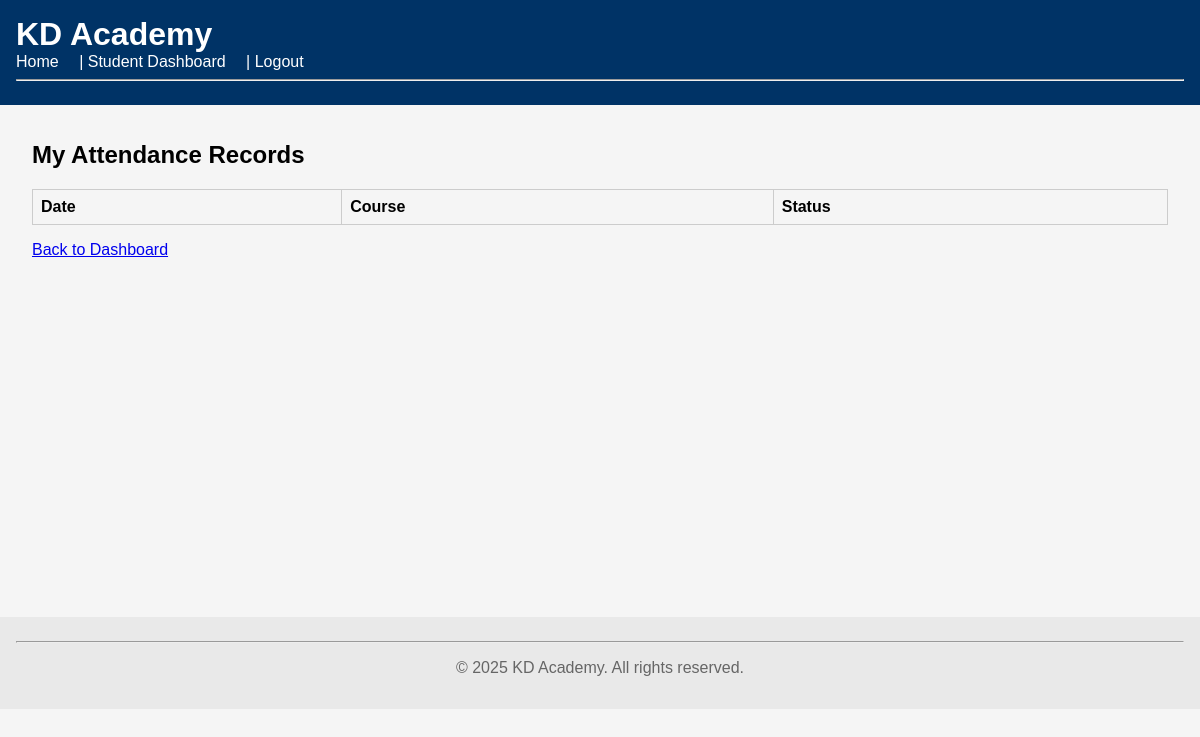
The app's page /student/my_attendance (signed in), older data.
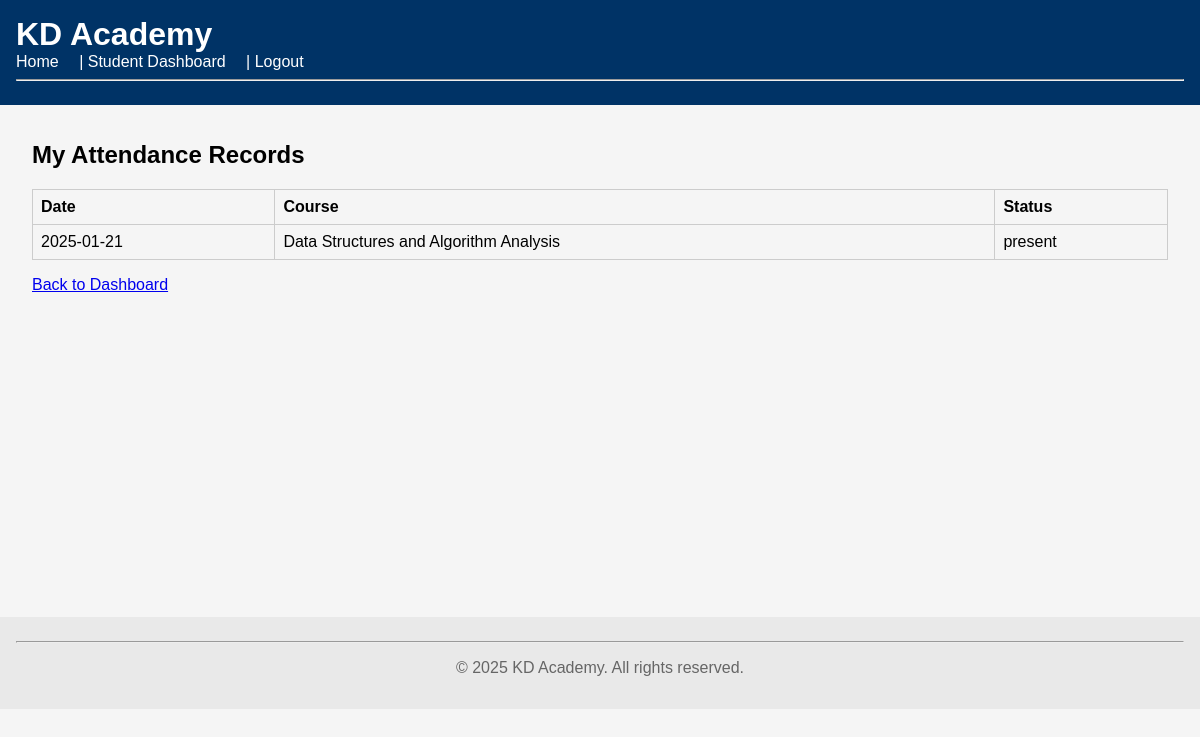
The same page, newer data.
### tables this page shows
CREATE TABLE attendance (
            id INTEGER PRIMARY KEY AUTOINCREMENT,
            enrollment_id INTEGER NOT NULL,
            date TEXT NOT NULL,
            status TEXT NOT NULL, -- e.g., 'present' or 'absent'
            FOREIGN KEY (enrollment_id) REFERENCES enrollments(id)
        );

CREATE TABLE courses (
            id INTEGER PRIMARY KEY AUTOINCREMENT,
            name TEXT NOT NULL,
            semester TEXT NOT NULL
        );

### app.py (the view)
@app.route("/student/my_attendance")
def my_attendance():
    if "user_id" not in session or session.get("role") != "student":
        return "Access Denied. Student Only."
    db = get_db()
    attendance_list = db.execute("""
        SELECT a.date,
               a.status,
               c.name AS course_name
          FROM attendance a
          JOIN enrollments e ON a.enrollment_id = e.id
          JOIN courses c     ON e.course_id = c.id
         WHERE e.user_id = ?
      ORDER BY a.date DESC
    """, (session["user_id"],)).fetchall()
    return render_template("student_view_attendance.html", attendance_list=attendance_list)

### app.py (called while the page is built)
def get_db():
    db = getattr(g, "_database", None)
    if db is None:
        db = g._database = sqlite3.connect(DATABASE)
        db.row_factory = sqlite3.Row
    return db

@app.teardown_appcontext
def close_connection(exception):
    db = getattr(g, "_database", None)
    if db is not None:
        db.close()

### templates/student_view_attendance.html (shortened to what this page needs)
{% extends "base.html" %}
{% block content %}
<h2>My Attendance Records</h2>
<table>
    <thead>
        <tr>
            <th>Date</th>
            <th>Course</th>
            <th>Status</th>
        </tr>
    </thead>
    <tbody>
        {% for row in attendance_list %}
        <tr>
            <td>{{ row.date }}</td>
            <td>{{ row.course_name }}</td>
            <td>{{ row.status }}</td>
        </tr>
        {% endfor %}
    </tbody>
</table>
<p><a href="{{ url_for('student_dashboard') }}">Back to Dashboard</a></p>
{% endblock %}

### templates/base.html (shortened to what this page needs)
<!DOCTYPE html>
<html>
<head>
    <link rel="stylesheet" href="{{ url_for('static', filename='style.css') }}">
</head>
<body>
    <header>
        <h1>KD Academy</h1>
        <nav>
            <a href="{{ url_for('index') }}">Home</a>
            {% if session.get('user_id') %}
            {% if session['role'] == 'admin' %}
            | <a href="{{ url_for('admin_dashboard') }}">Admin Dashboard</a>
            {% elif session['role'] == 'teacher' %}
            | <a href="{{ url_for('teacher_dashboard') }}">Teacher Dashboard</a>
            {% elif session['role'] == 'student' %}
            | <a href="{{ url_for('student_dashboard') }}">Student Dashboard</a>
            {% endif %}
            | <a href="{{ url_for('logout') }}">Logout</a>
            {% endif %}
        </nav>
        <hr>
    </header>
    <main>
        {% block content %}{% endblock %}
    </main>
    <footer>
        <hr>
        <p>&copy; 2025 KD Academy. All rights reserved.</p>
    </footer>
</body>
</html>

### static/style.css (style rules this page uses)
body { margin: 0; padding: 0; font-family: Arial, sans-serif; background-color: #f5f5f5; }
header { background-color: #003366; color: #fff; padding: 1em; }
header h1 { margin: 0; }
nav a { color: #fff; margin-right: 1em; text-decoration: none; }
main { padding: 1em 2em; min-height: 60vh; }
footer { background-color: #e9e9e9; text-align: center; padding: 1em; color: #666; }
table { width: 100%; border-collapse: collapse; margin-top: 1em; }
table, th, td { border: 1px solid #ccc; }
th, td { padding: 0.5em; text-align: left; }

Row changes from the older to the newer data that the page shows:
added attendance: date "2025-01-21", course_name "Data Structures and Algorithm Analysis", status "present"
